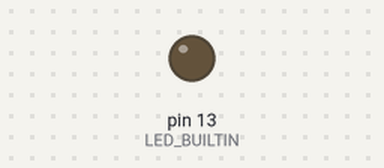
A sketch run on a simulated Arduino Uno, built with avr-gcc and run on an emulated ATmega328P. Shown: output pins drawn as LEDs (lit = HIGH).

Above: at 0.35 s.
At 24.7 s:
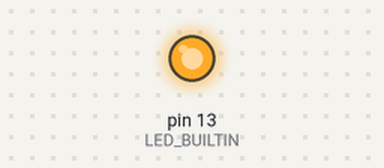
Timing chart, 0 to 25.9 s (numbered marks = the images above):
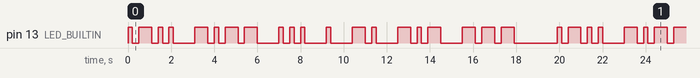

Measured:
- by itself, pin 13 (LED_BUILTIN): moves between LOW and HIGH, repeating every 19.9 s
- by itself, everything shown: repeats every 19.9 s, in 40 steps

The sketch:

LABS1.1.ino
```cpp
void setup() {
  pinMode(LED_BUILTIN, OUTPUT);
}

void loop() {
  // L (.-..)
  digitalWrite(LED_BUILTIN, HIGH); delay(200); digitalWrite(LED_BUILTIN, LOW); delay(300); // .
  digitalWrite(LED_BUILTIN, HIGH); delay(600); digitalWrite(LED_BUILTIN, LOW); delay(300); // -
  digitalWrite(LED_BUILTIN, HIGH); delay(200); digitalWrite(LED_BUILTIN, LOW); delay(300); // .
  digitalWrite(LED_BUILTIN, HIGH); delay(200); digitalWrite(LED_BUILTIN, LOW); delay(1000); // .

  // Y (-.--)
  digitalWrite(LED_BUILTIN, HIGH); delay(600); digitalWrite(LED_BUILTIN, LOW); delay(300); // -
  digitalWrite(LED_BUILTIN, HIGH); delay(200); digitalWrite(LED_BUILTIN, LOW); delay(300); // .
  digitalWrite(LED_BUILTIN, HIGH); delay(600); digitalWrite(LED_BUILTIN, LOW); delay(300); // -
  digitalWrite(LED_BUILTIN, HIGH); delay(600); digitalWrite(LED_BUILTIN, LOW); delay(1000); // -

  // S (...)
  digitalWrite(LED_BUILTIN, HIGH); delay(200); digitalWrite(LED_BUILTIN, LOW); delay(300); // .
  digitalWrite(LED_BUILTIN, HIGH); delay(200); digitalWrite(LED_BUILTIN, LOW); delay(300); // .
  digitalWrite(LED_BUILTIN, HIGH); delay(200); digitalWrite(LED_BUILTIN, LOW); delay(1000); // .

  // E (.)
  digitalWrite(LED_BUILTIN, HIGH); delay(200); digitalWrite(LED_BUILTIN, LOW); delay(1000); // .

  // N (-.)
  digitalWrite(LED_BUILTIN, HIGH); delay(600); digitalWrite(LED_BUILTIN, LOW); delay(300); // -
  digitalWrite(LED_BUILTIN, HIGH); delay(200); digitalWrite(LED_BUILTIN, LOW); delay(1000); // .

  // K (-.-)
  digitalWrite(LED_BUILTIN, HIGH); delay(600); digitalWrite(LED_BUILTIN, LOW); delay(300); // -
  digitalWrite(LED_BUILTIN, HIGH); delay(200); digitalWrite(LED_BUILTIN, LOW); delay(300); // .
  digitalWrite(LED_BUILTIN, HIGH); delay(600); digitalWrite(LED_BUILTIN, LOW); delay(1000); // -

  // O (---)
  digitalWrite(LED_BUILTIN, HIGH); delay(600); digitalWrite(LED_BUILTIN, LOW); delay(300); // -
  digitalWrite(LED_BUILTIN, HIGH); delay(600); digitalWrite(LED_BUILTIN, LOW); delay(300); // -
  digitalWrite(LED_BUILTIN, HIGH); delay(600); digitalWrite(LED_BUILTIN, LOW); delay(2000); // -
}
```
